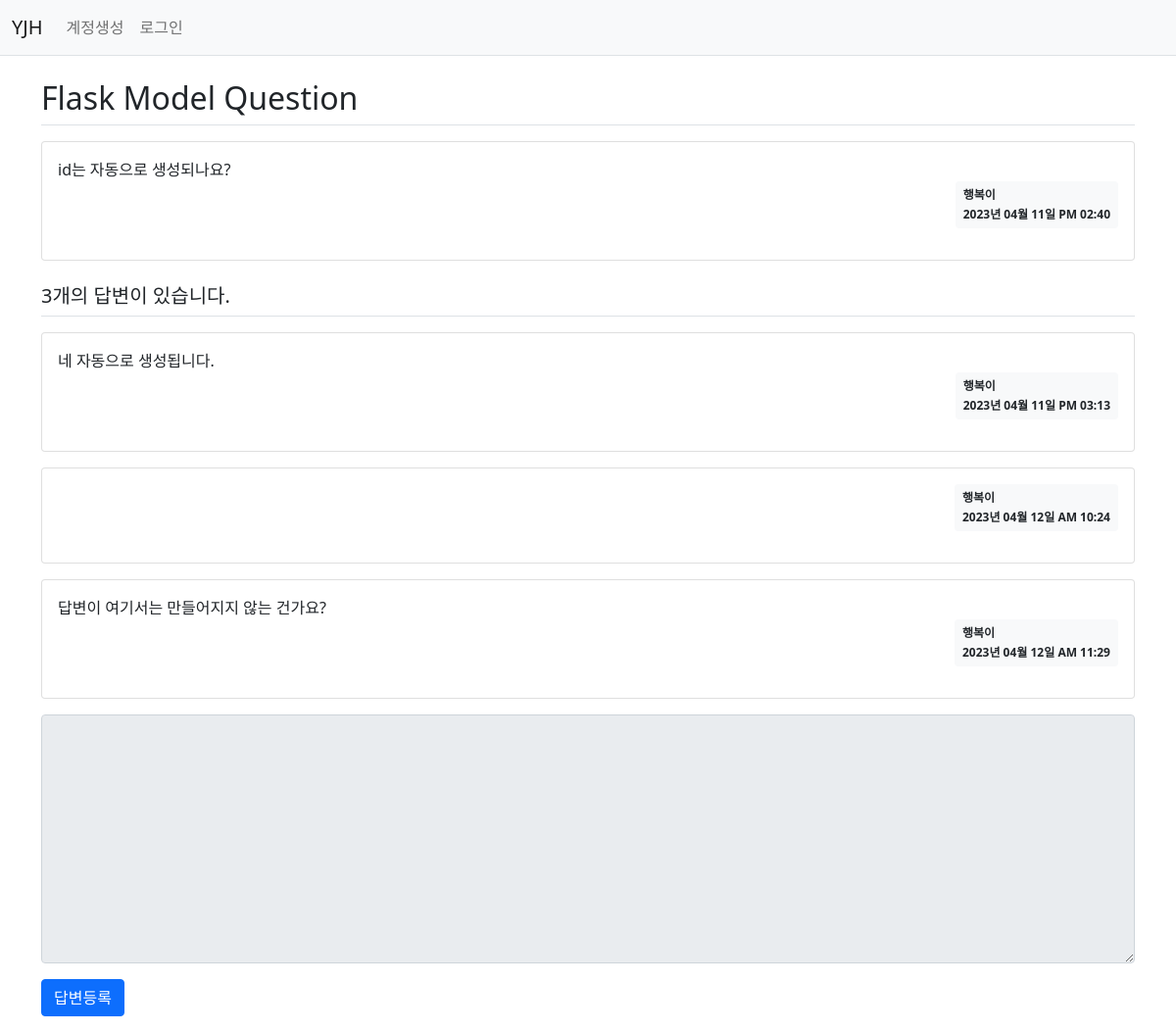
Screenshot of /question/detail/2/ with the database file from the repository.
### yjh/models.py (models this page shows)
class Question(db.Model):  #Question = table name
    id = db.Column(db.Integer, primary_key=True) # 컬럼 만들기
    subject = db.Column(db.String(200), nullable=False)
    content = db.Column(db.Text(), nullable=False)
    create_date = db.Column(db.DateTime(), nullable=False)
    user_id = db.Column(db.Integer, db.ForeignKey('user.id', ondelete='CASCADE'), nullable=False)
    user = db.relationship('User', backref=db.backref('question_set'))
    modify_date = db.Column(db.DateTime(), nullable=True)
    views = db.Column(db.Integer, nullable=False, default=0)

class User(db.Model):
    id = db.Column(db.Integer, primary_key=True)
    username = db.Column(db.String(150), unique=True, nullable=False) # unique 중복 x
    password = db.Column(db.String(200), nullable=False)
    email = db.Column(db.String(120), unique=True, nullable=False)

class Answer(db.Model):
    id = db.Column(db.Integer, primary_key=True)
    question_id = db.Column(db.Integer, db.ForeignKey('question.id', ondelete='CASCADE')) #
    question = db.relationship('Question', backref=db.backref('answer_set'))
    content = db.Column(db.Text(), nullable=False)
    create_date = db.Column(db.DateTime(), nullable=False)
    user_id = db.Column(db.Integer, db.ForeignKey('user.id', ondelete='CASCADE'), nullable=False)
    user = db.relationship('User', backref=db.backref('answer_set'))
    modify_date = db.Column(db.DateTime(), nullable=True)

### yjh/views/question_views.py (the view)
@bp.route('/detail/<int:question_id>/')
def detail(question_id):
    form = AnswerForm()
    question = Question.query.get_or_404(question_id)
    if question.views is None:
        question.views = 1
    else:
        question.views += 1
    db.session.commit()
    return render_template('question/question_detail.html', question=question, form=form)

### yjh/forms.py
class AnswerForm(FlaskForm): # 답변 등록 폼 추가하기
    content = TextAreaField('내용', validators=[DataRequired('내용은 필수입력 항목입니다.')])

### yjh/filter.py (called while the page is built)
def format_datetime(value, fmt='%Y년 %m월 %d일 %p %I:%M'):
    return value.strftime(fmt)

### yjh/views/auth_views.py (called while the page is built)
@bp.before_app_request # 요청하기 전에 (가장)먼저 실행하기 _ 가장 먼저 실행되는 annotation..?
def load_logged_in_user():
    user_id = session.get('user_id')
    if user_id is None:
        g.user = None
    else:
        g.user = User.query.get(user_id)

### yjh/templates/question/question_detail.html (shortened to what this page needs)
<!DOCTYPE html>
<html lang="en">
<head>
</head>
<body>
{% extends 'base.html' %}
{% block content %}
<div class="container my-3">
    <h2 class="border-bottom py-2">{{ question.subject }}</h2>
    <div class="card my-3">
        <div class="card-body">
            <div class="card-text" style="white-space: pre-line;">{{ question.content }}</div>
            <div class="d-flex justify-content-end">
                <div class="badge bg-light text-dark p-2 text-start">
                    <div class="mb-2">{{ question.user.username }}</div>
                    <div>{{ question.create_date|datetime  }}</div>
                </div>
            </div>
        </div>
    </div>
    <h5 class="border-bottom my-3 py-2">{{ question.answer_set|length }}개의 답변이 있습니다.</h5>
    {% for answer in question.answer_set %}
    <div class="card my-3">
        <div class="card-body">
            <div class="card-text" style="white-space: pre-line;">{{ answer.content }}</div>
            <div class="d-flex justify-content-end">
                <div class="badge bg-light text-dark p-2 text-start">
                    <div class="mb-2">{{ answer.user.username }}</div>
                    <div>{{ answer.create_date|datetime }}</div>
                </div>
            </div>
        </div>
    </div>
    {% endfor %}
    <form action="{{ url_for('answer.create', question_id=question.id) }}" method="post" class="my-3">
        <div class="mb-3">
            <textarea {% if not g.user %}disabled{% endif %}
                    name="content" id="content" class="form-control" rows="10"></textarea>
        </div>
        <input type="submit" value="답변등록" class="btn btn-primary">
    </form>
</div>
{% endblock %}

### yjh/templates/base.html (shortened to what this page needs)
<!DOCTYPE html>
<html lang="en">
<head>
    <link rel="stylesheet" href="{{ url_for('static', filename='bootstrap.min.css') }}">
    <link rel="stylesheet" href="{{ url_for('static', filename='style.css') }}">
</head>
<body>
{% include "navbar.html" %}
{% block content %}
{% endblock %}
</body>
</html>

### yjh/templates/navbar.html (shortened to what this page needs)
<!DOCTYPE html>
<html lang="en">
<head>
</head>
<body>
<nav class="navbar navbar-expand-lg navbar-light bg-light border-bottom">
    <div class="container-fluid">
        <a class="navbar-brand" href="{{ url_for('main.index') }}">YJH</a>
        <div class="collapse navbar-collapse" id="navbarSupportedContent">
            {% if g.user %}
            <ul class="navbar-nav">
                <li class="nav-item ">
                    <a class="nav-link" href="{{ url_for('auth.logout') }}">{{ g.user.username }} (로그아웃)</a>
                </li>
            </ul>
            {% else %}
            <ul class="navbar-nav me-auto mb-2 mb-lg-0">
                <li class="nav-item">
                    <a class="nav-link" href="{{ url_for('auth.signup') }}">계정생성</a>
                </li>
                <li class="nav-item">
                    <a class="nav-link" href="{{ url_for('auth.login') }}">로그인</a>
                </li>
            </ul>
            {% endif %}
        </div>
    </div>
</nav>
</body>
</html>

### rows the page displays
Question: subject "Flask Model Question", content "id는 자동으로 생성되나요?", create_date "2023년 04월 11일 PM 02:40"
User: user.username "행복이"
Answer: content "네 자동으로 생성됩니다.", user.username "행복이", create_date "2023년 04월 11일 PM 03:13"
Answer: user.username "행복이", create_date "2023년 04월 12일 AM 10:24"
Answer: content "답변이 여기서는 만들어지지 않는 건가요?", user.username "행복이", create_date "2023년 04월 12일 AM 11:29"

### other values shown
{{ question.answer_set|length }} "3"
